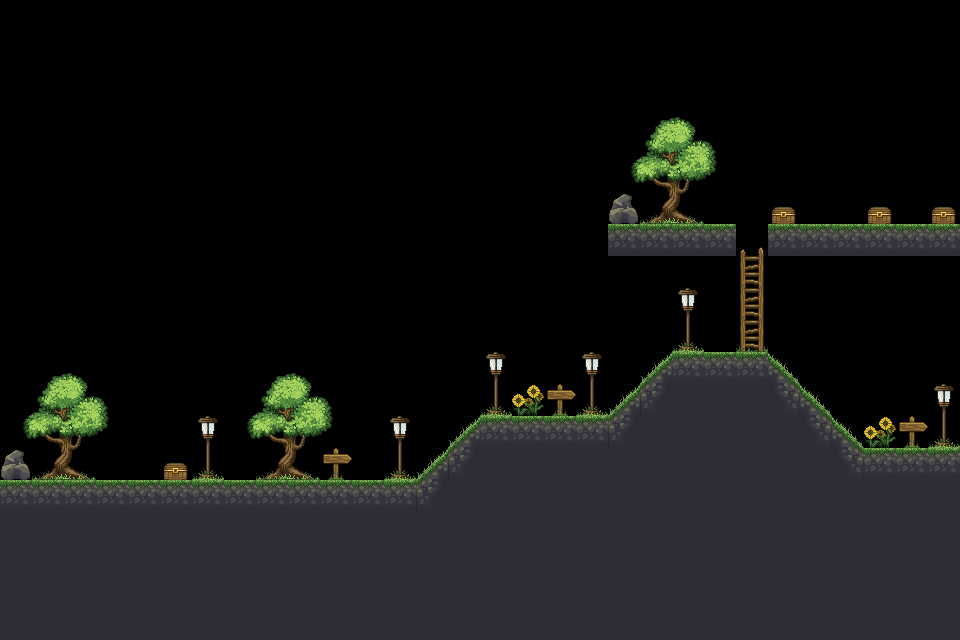

This game map was drawn from its Tiled (.tmx) file and the tilesets committed beside it. A one-line description and the full map source follow:
An orthogonal 30x20 tile map with 32x32 px tiles, 1 tile layer (Capa de patrones 1).

<map version="1.9" tiledversion="1.9.2" orientation="orthogonal" renderorder="right-down" width="30" height="20" tilewidth="32" tileheight="32" infinite="0" nextlayerid="2" nextobjectid="1">
 <tileset firstgid="1" source="tilesetOpenGame.tsx" />
 <layer id="1" name="Capa de patrones 1" width="30" height="20">
  <data encoding="csv">
0,0,0,0,0,0,0,0,0,0,0,0,0,0,0,0,0,0,0,0,0,0,0,0,0,0,0,0,0,0,
0,0,0,0,0,0,0,0,0,0,0,0,0,0,0,0,0,0,0,0,0,0,0,0,0,0,0,0,0,0,
0,0,0,0,0,0,0,0,0,0,0,0,0,0,0,0,0,0,0,0,0,0,0,0,0,0,0,0,0,0,
0,0,0,0,0,0,0,0,0,0,0,0,0,0,0,0,0,0,0,7,8,9,10,0,0,0,0,0,0,0,
0,0,0,0,0,0,0,0,0,0,0,0,0,0,0,0,0,0,0,17,18,19,20,0,0,0,0,0,0,0,
0,0,0,0,0,0,0,0,0,0,0,0,0,0,0,0,0,0,0,27,28,29,30,0,0,0,0,0,0,0,
0,0,0,0,0,0,0,0,0,0,0,0,0,0,0,0,0,0,0,12,38,39,40,0,32,0,0,32,0,32,
0,0,0,0,0,0,0,0,0,0,0,0,0,0,0,0,0,0,0,44,44,44,44,1,44,44,44,44,44,44,
0,0,0,0,0,0,0,0,0,0,0,0,0,0,0,0,0,0,0,0,0,0,0,11,0,0,0,0,0,0,
0,0,0,0,0,0,0,0,0,0,0,0,0,0,0,0,0,0,0,0,0,47,0,21,0,0,0,0,0,0,
0,0,0,0,0,0,0,0,0,0,0,0,0,0,0,0,0,0,0,0,0,57,0,31,0,0,0,0,0,0,
7,8,9,10,0,0,0,7,8,9,10,0,0,0,0,47,0,0,47,0,43,44,44,44,45,0,7,0,0,0,
17,18,19,20,0,0,0,17,18,19,20,0,0,0,0,57,22,24,57,43,53,54,54,54,55,45,0,0,0,47,
27,28,29,30,0,0,47,27,28,29,30,0,47,0,43,44,44,44,44,53,54,54,54,54,54,55,45,22,24,57,
12,38,39,40,0,32,57,37,38,39,24,0,57,43,53,54,54,54,54,54,54,54,54,54,54,54,55,44,44,44,
44,44,44,44,44,44,44,44,44,44,44,44,44,53,54,54,54,54,54,54,54,54,54,54,54,54,54,54,54,54,
54,54,54,54,54,54,54,54,54,54,54,54,54,54,54,54,54,54,54,54,54,54,54,54,54,54,54,54,54,54,
54,54,54,54,54,54,54,54,54,54,54,54,54,54,54,54,54,54,54,54,54,54,54,54,54,54,54,54,54,54,
54,54,54,54,54,54,54,54,54,54,54,54,54,54,54,54,54,54,54,54,54,54,54,54,54,54,54,54,54,54,
54,54,54,54,54,54,54,54,54,54,54,54,54,54,54,54,54,54,54,54,54,54,54,54,54,54,54,54,54,54
</data>
 </layer>
</map>
